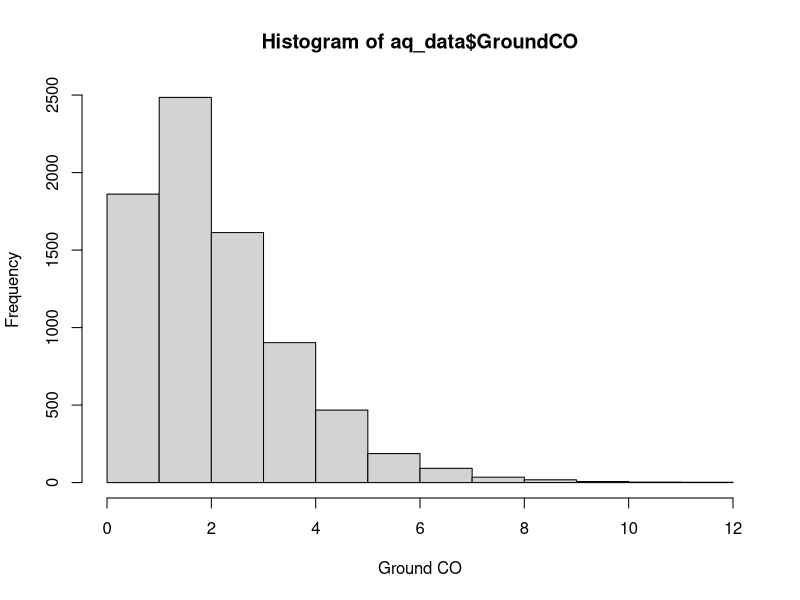
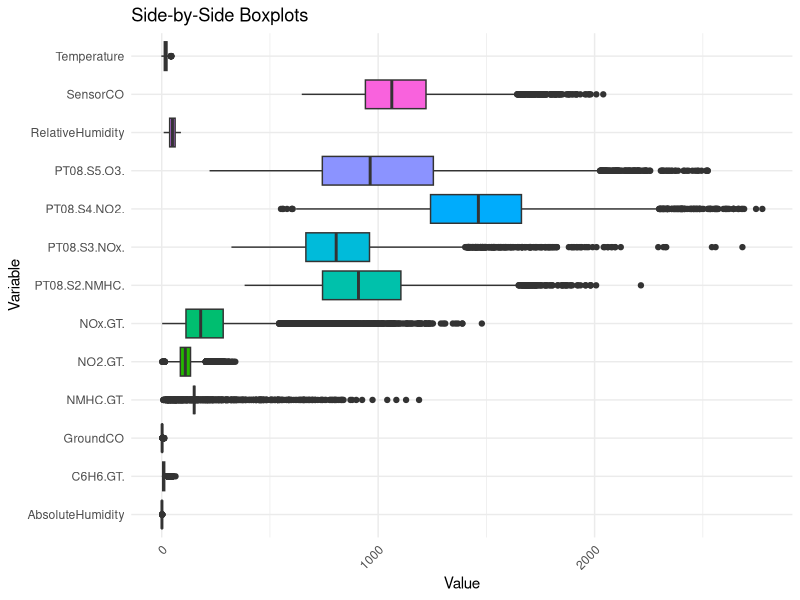
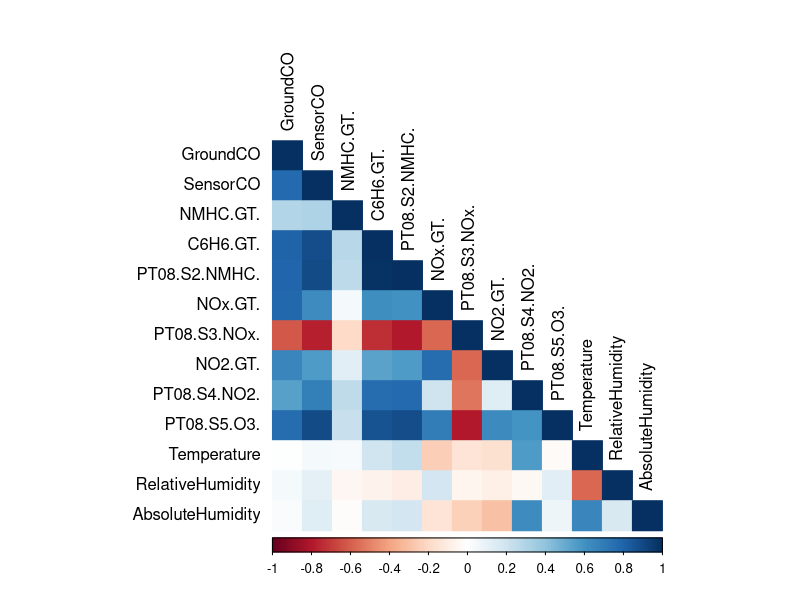

These figures' R source, in order:
## ---- chunk 1
knitr::opts_chunk$set(echo = TRUE, message = FALSE, warning = FALSE)
set.seed(42)
## ---- chunk 2
library(tidyverse)
library(dplyr)
library(GGally) 
library(ggplot2)
library(corrplot)
## ---- chunk 3
aq_raw <- read.csv("AirQualityData.csv", sep = ";")
aq_data <- aq_raw

#Look at the data
head(aq_data)
str(aq_data)
summary(aq_data)
## ---- chunk 4
#Replace missing values with NA's, since we were told -200 is a missing value
aq_data[aq_data == -200] <- NA
aq_data

#Compare new summary 
summary(aq_data)

#Rename a single column by its position
names(aq_data)[3] <- "GroundCO"
names(aq_data)[4] <- "SensorCO"
## ---- chunk 5
#Look at a histogram of one column's data
hist(aq_data$GroundCO, xlab = "Ground CO", ylab = "Frequency")

#Replace the NA's with the median of the column as an approximate for what it could be.
#Choosing median becuase the histogram was skewed.
aq_data <- aq_data %>%
  mutate(across(where(is.numeric), ~replace_na(., median(., na.rm = TRUE))))

#check again
aq_data
summary(aq_data)

## ---- chunk 6
#Side-by-side boxplots of the data
numeric_aq_data <- aq_data[, sapply(aq_data, is.numeric)]

# Reshape the data from wide to long format
aq_df_long <- numeric_aq_data %>%
  pivot_longer(everything(), names_to = "variable", values_to = "value")

#Make the boxplots
ggplot(aq_df_long, aes(x = variable, y = value, fill = variable)) +
  geom_boxplot() +
  labs(title = "Side-by-Side Boxplots", x = "Variable", y = "Value") +
  theme_minimal() +
  theme(axis.text.x = element_text(angle = 45, hjust = 1)) +
  coord_flip() + # Makes the boxplots horizontal
  theme(legend.position = "none") # Removes the legend


## ---- chunk 7
#Correlation Matrix
cor_matrix <- cor(numeric_aq_data)
print(cor_matrix)

#Grpah Correlation Matrix
corrplot(cor_matrix, method = "color", type = "lower", tl.cex = 1, tl.col = "black", tl.offset = 0.6)
